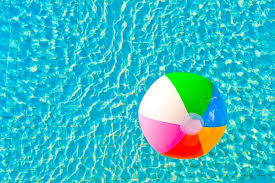
#> input picture OpenCV_projects/test_image.jpg, 275 x 183 px
$ jupyter execute Untitled.ipynb
#> lines starting #> are read from the running program, lines starting #| are printed output that depends on the picture
[cell 1]
import cv2
import numpy as np

def nothing(x):
    pass

# Create a window named 'image'
cv2.namedWindow('image')

# Create trackbars for lower and upper color thresholds
cv2.createTrackbar('R Min', 'image', 0, 255, nothing)
cv2.createTrackbar('R Max', 'image', 255, 255, nothing)
cv2.createTrackbar('G Min', 'image', 0, 255, nothing)
cv2.createTrackbar('G Max', 'image', 255, 255, nothing)
cv2.createTrackbar('B Min', 'image', 0, 255, nothing)
cv2.createTrackbar('B Max', 'image', 255, 255, nothing)

# Set default values for initial lower and upper color thresholds
cv2.setTrackbarPos('R Min', 'image', 0)
cv2.setTrackbarPos('R Max', 'image', 255)
cv2.setTrackbarPos('G Min', 'image', 0)
cv2.setTrackbarPos('G Max', 'image', 255)
cv2.setTrackbarPos('B Min', 'image', 0)
cv2.setTrackbarPos('B Max', 'image', 255)

# Read the image
image = cv2.imread('test_image.jpg')
#> image is the input picture: shape (183, 275, 3); mean B, G, R 198.2, 188.7, 51.9

while True:
    # Get current positions of all trackbars
    r_min = cv2.getTrackbarPos('R Min', 'image')
    r_max = cv2.getTrackbarPos('R Max', 'image')
    g_min = cv2.getTrackbarPos('G Min', 'image')
    g_max = cv2.getTrackbarPos('G Max', 'image')
    b_min = cv2.getTrackbarPos('B Min', 'image')
    b_max = cv2.getTrackbarPos('B Max', 'image')

    # Set lower and upper RGB thresholds
    lower_color = np.array([r_min, g_min, b_min])
    upper_color = np.array([r_max, g_max, b_max])

    # Threshold the RGB image to get only the desired colors
    mask = cv2.inRange(image, lower_color, upper_color)
#> mask: shape (183, 275); every value is 255

    # Bitwise-AND mask and original image
    result = cv2.bitwise_and(image, image, mask=mask)

    # Display the images
    cv2.imshow('image', np.hstack([image, result]))
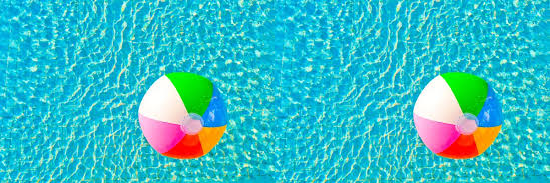
#> window 'image': shape (183, 550, 3); mean B, G, R 198.2, 188.7, 51.9

    # Break the loop when 'q' is pressed
    if cv2.waitKey(1) & 0xFF == ord('q'):
#> (key q is pressed here)
        break

# Release resources
cv2.destroyAllWindows()
